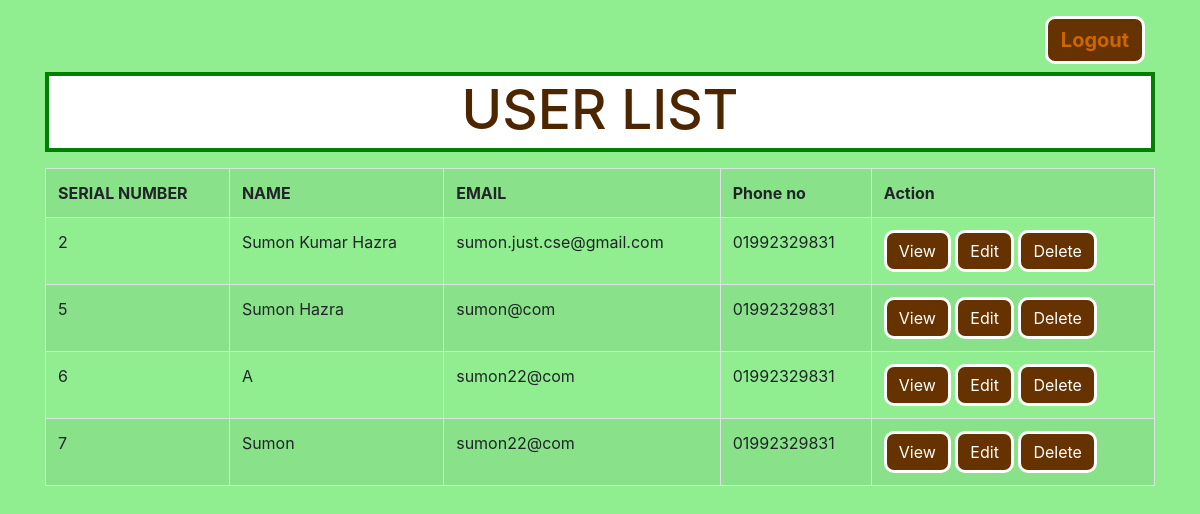
The page /display.php (signed in) on the database its author committed.
### tables this page shows
CREATE TABLE `users` (
  `id` int(10) NOT NULL,
  `name` varchar(250) NOT NULL,
  `email` varchar(250) NOT NULL,
  `phone` varchar(20) NOT NULL,
  `password` varchar(200) NOT NULL
);

### display.php (the view, shortened to what this page needs)
<?php
include('connect.php');
$sql="SELECT* FROM users";
$result=mysqli_query($conn,$sql);
 ?>
<!DOCTYPE html>
<html>
<head>
	<link rel="stylesheet" href="css/bootstrap.min.css">
	<link rel="stylesheet" href="css/all.min.css">
	<link rel="stylesheet" href="css/fontawesome.min.css">
</head>
<body>
	<div class="container ">
	<div class="row">
		<div class="col-md-12 mt-2">
			<div class="">
				<a class="btn btn-info mt-2" href="logout.php" style="background-color: #663300;margin-left:1000px;border:3px  solid white; width:100px;  border-radius: 10px 10px 10px 10px; "><span class="" style="font-size: 20px;font-weight:bold;color:#cc6600">Logout</span></a>
			</div>
			<div class="header bg-white mt-2" style="height:80px;border:4px  solid green; ">
					<h1 class="text-center text-uppercase" style="color:#4d2600;font-size: 55px ">USER LIST</h1>
			</div>
			<table class="table table-bordered table-striped mt-3">
				<tr>
					<th>SERIAL NUMBER</th>
					<th>NAME</th>
					<th>EMAIL</th>
					<th>Phone no</th>
					<th>Action </th>
				</tr>
				<?php
				while ($row=mysqli_fetch_assoc($result)) {?>
				<tr>
					<td><?=$row['id'] ; ?></td>
					<td><?=$row['name'] ; ?></td>
					<td><?=$row['email'] ; ?></td>
					<td><?=$row['phone'] ; ?></td>
					<td>
						<a class="btn text-white" style="background-color: #663300;border:3px  solid white; border-radius: 10px 10px 10px 10px;" href="view.php?id=<?=$row['id']?>" >View</a>
						<a class="btn text-white" style="background-color: #663300;border:3px  solid white; border-radius: 10px 10px 10px 10px;" href="edit.php?id=<?=$row['id']?>" >Edit</a>
						<a class="btn text-white" style="background-color: #663300;border:3px  solid white; border-radius: 10px 10px 10px 10px;" onclick="return confirm('Are you Sure delete this user ??')" href="delete.php?id=<?=$row['id'] ; ?>" title="">Delete</a>
					</td>
				</tr>
				<?php } ?>
			</table>
		</div>
	</div>
</div>
</body>
</html>

### display.php (style rules this page uses)
body { background-color: lightgreen; }

### rows shown on the page
users: id "2", name "Sumon Kumar Hazra", email "sumon.just.cse@gmail.com", phone "01992329831"
users: id "5", name "Sumon Hazra", email "sumon@com", phone "01992329831"
users: id "6", name "A", email "sumon22@com", phone "01992329831"
users: id "7", name "Sumon", email "sumon22@com", phone "01992329831"
